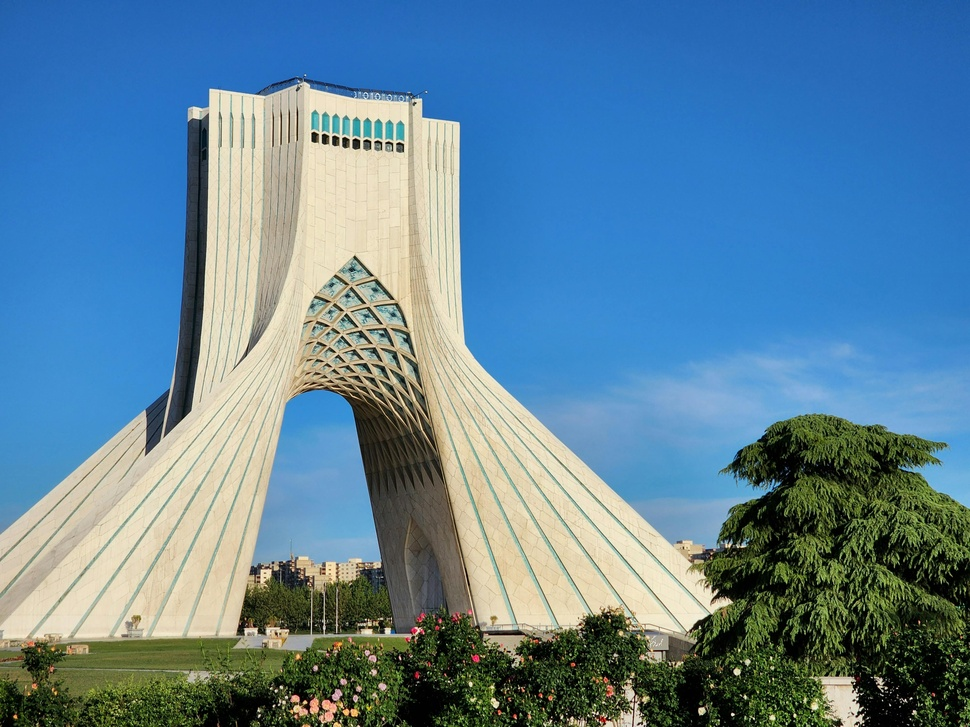
#> input picture Stage1/Task0/azadi.jpeg, 970 x 727 px, shrunk from 4000 x 3000 before the run, found by its file name
$ jupyter execute SPAGroup_Stage1_Task0.ipynb
#> lines starting #> are read from the running program, lines starting #| are printed output that depends on the picture
#Stage 1
VIP CUP
______
**SPA Group**
Sajjad Jabbarzade
Parham Soltani
Amirtaha Aghasi
______

##Libraries

[cell 1]
import cv2
import numpy as np
from matplotlib import pyplot as plt

##Preparing Data
Importing the azadi.jpeg into the Google VM Drive

[cell 2]
from google.colab import files

[cell 3]
uploaded = files.upload()
#> the answer given: azadi.jpeg

##Task 0

[cell 4]
azadi = cv2.imread("/content/azadi.jpeg",1)
#> azadi is the input picture: shape (727, 970, 3); mean B, G, R 154, 131.4, 95

[cell 5]
flipped_img_array = azadi[::-1]
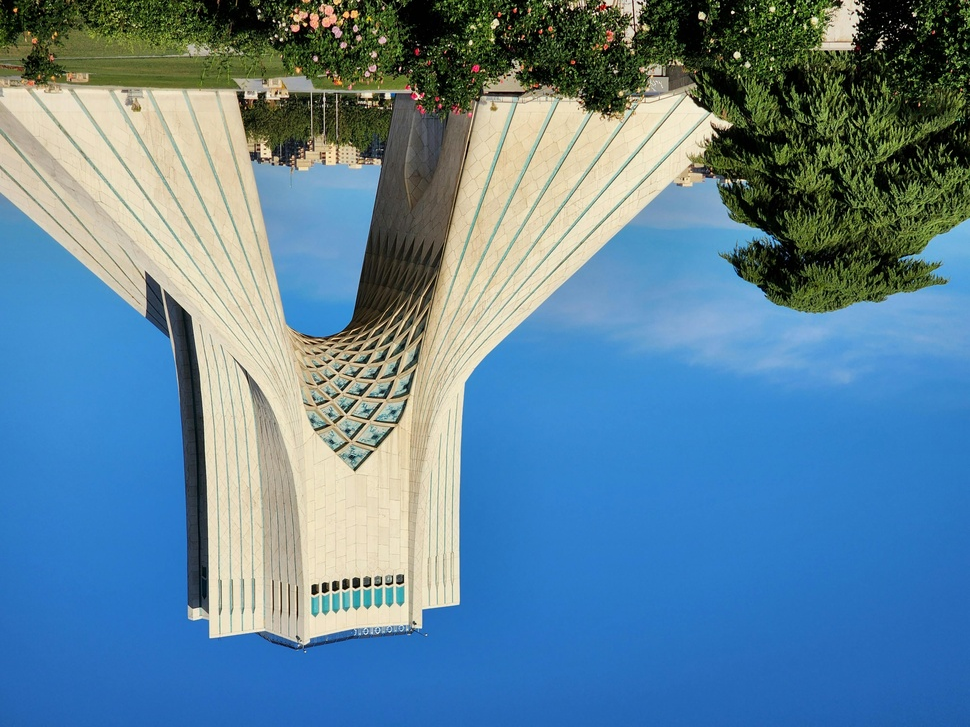
#> flipped_img_array: shape (727, 970, 3); mean B, G, R 154, 131.4, 95

[cell 6]
cv2.imwrite('flipped_img.jpeg',flipped_img_array)
#> Out = True

[cell 7]
azadi_img = cv2.cvtColor(azadi, cv2.COLOR_BGR2RGB)

[cell 8]
flipped_img = cv2.cvtColor(flipped_img_array, cv2.COLOR_BGR2RGB)
